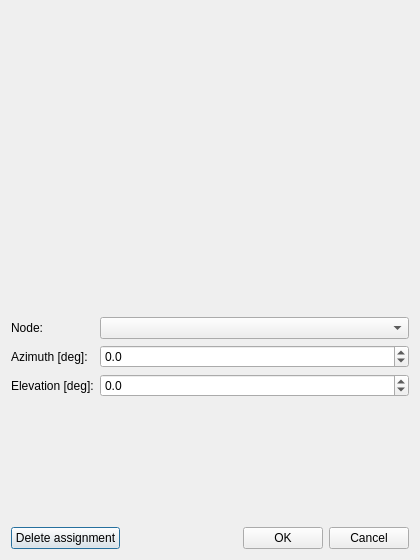
<?xml version="1.0" encoding="UTF-8"?>
<ui version="4.0">
 <class>ChanDofEditorGUI</class>
 <widget class="QDialog" name="ChanDofEditorGUI">
  <property name="geometry">
   <rect><x>0</x><y>0</y><width>420</width><height>560</height></rect>
  </property>
  <property name="windowTitle">
   <string>DOF assignment</string>
  </property>
  <layout class="QVBoxLayout" name="root_layout">
   <item>
    <widget class="MyMplCanvas" name="canvas" native="true">
     <property name="minimumSize">
      <size><width>0</width><height>300</height></size>
     </property>
    </widget>
   </item>
   <item>
    <layout class="QFormLayout" name="dof_form">
     <item row="0" column="0">
      <widget class="QLabel" name="label_node"><property name="text"><string>Node:</string></property></widget>
     </item>
     <item row="0" column="1">
      <widget class="QComboBox" name="combo_node"/>
     </item>
     <item row="1" column="0">
      <widget class="QLabel" name="label_az"><property name="text"><string>Azimuth [deg]:</string></property></widget>
     </item>
     <item row="1" column="1">
      <widget class="QDoubleSpinBox" name="spin_az">
       <property name="minimum"><double>-360.000000000000000</double></property>
       <property name="maximum"><double>360.000000000000000</double></property>
       <property name="decimals"><number>1</number></property>
      </widget>
     </item>
     <item row="2" column="0">
      <widget class="QLabel" name="label_elev"><property name="text"><string>Elevation [deg]:</string></property></widget>
     </item>
     <item row="2" column="1">
      <widget class="QDoubleSpinBox" name="spin_elev">
       <property name="minimum"><double>-90.000000000000000</double></property>
       <property name="maximum"><double>90.000000000000000</double></property>
       <property name="decimals"><number>1</number></property>
      </widget>
     </item>
    </layout>
   </item>
   <item>
    <layout class="QHBoxLayout" name="button_row">
     <item>
      <widget class="QPushButton" name="btn_delete"><property name="text"><string>Delete assignment</string></property></widget>
     </item>
     <item>
      <spacer name="button_row_spacer">
       <property name="orientation"><enum>Qt::Horizontal</enum></property>
       <property name="sizeHint" stdset="0"><size><width>40</width><height>20</height></size></property>
      </spacer>
     </item>
     <item>
      <widget class="QPushButton" name="btn_ok"><property name="text"><string>OK</string></property></widget>
     </item>
     <item>
      <widget class="QPushButton" name="btn_cancel"><property name="text"><string>Cancel</string></property></widget>
     </item>
    </layout>
   </item>
  </layout>
 </widget>
 <customwidgets>
  <customwidget>
   <class>MyMplCanvas</class>
   <extends>QWidget</extends>
   <header>pyOMA.GUI.HelpersGUI</header>
  </customwidget>
 </customwidgets>
 <resources/>
 <connections/>
</ui>
